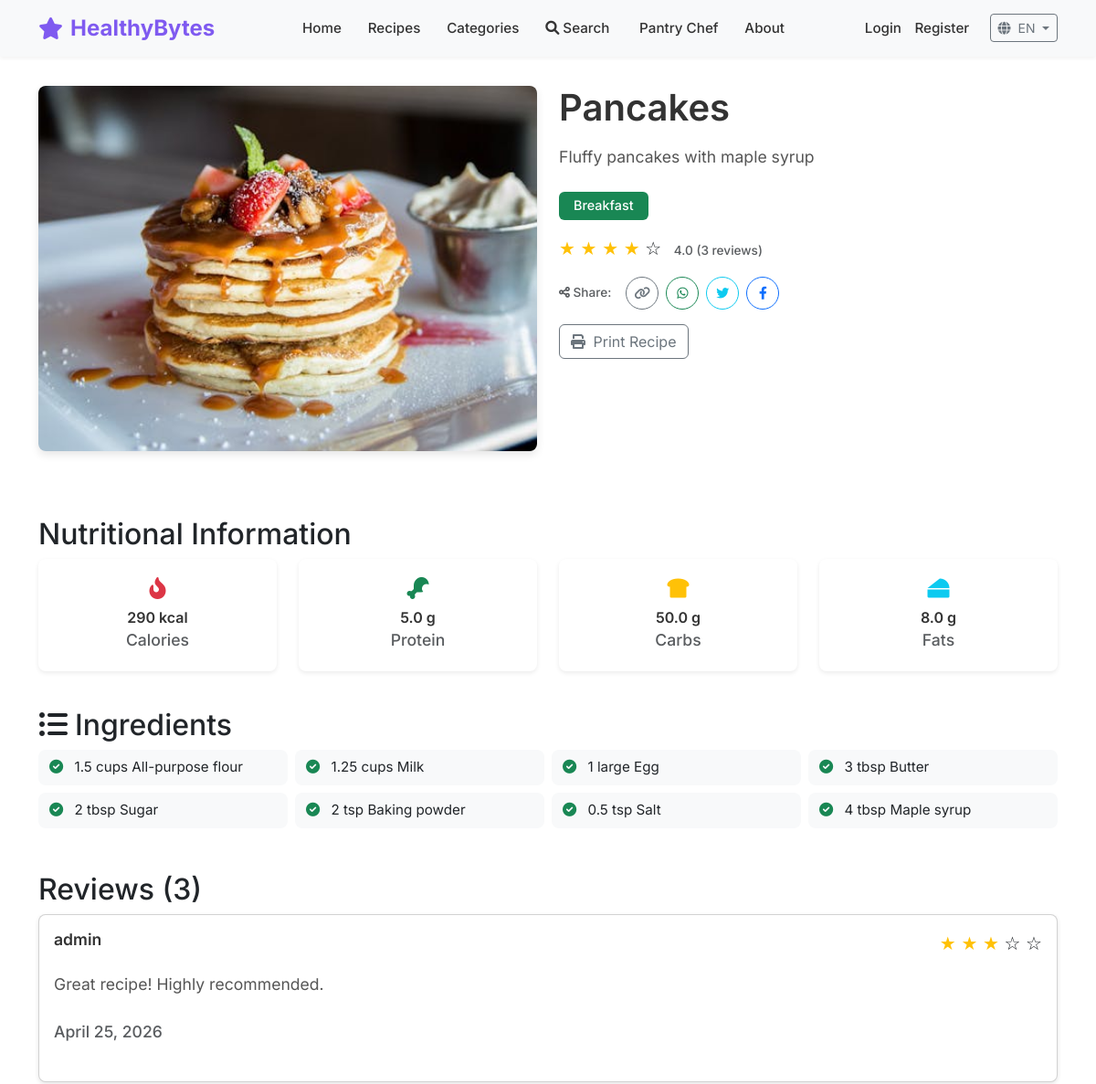
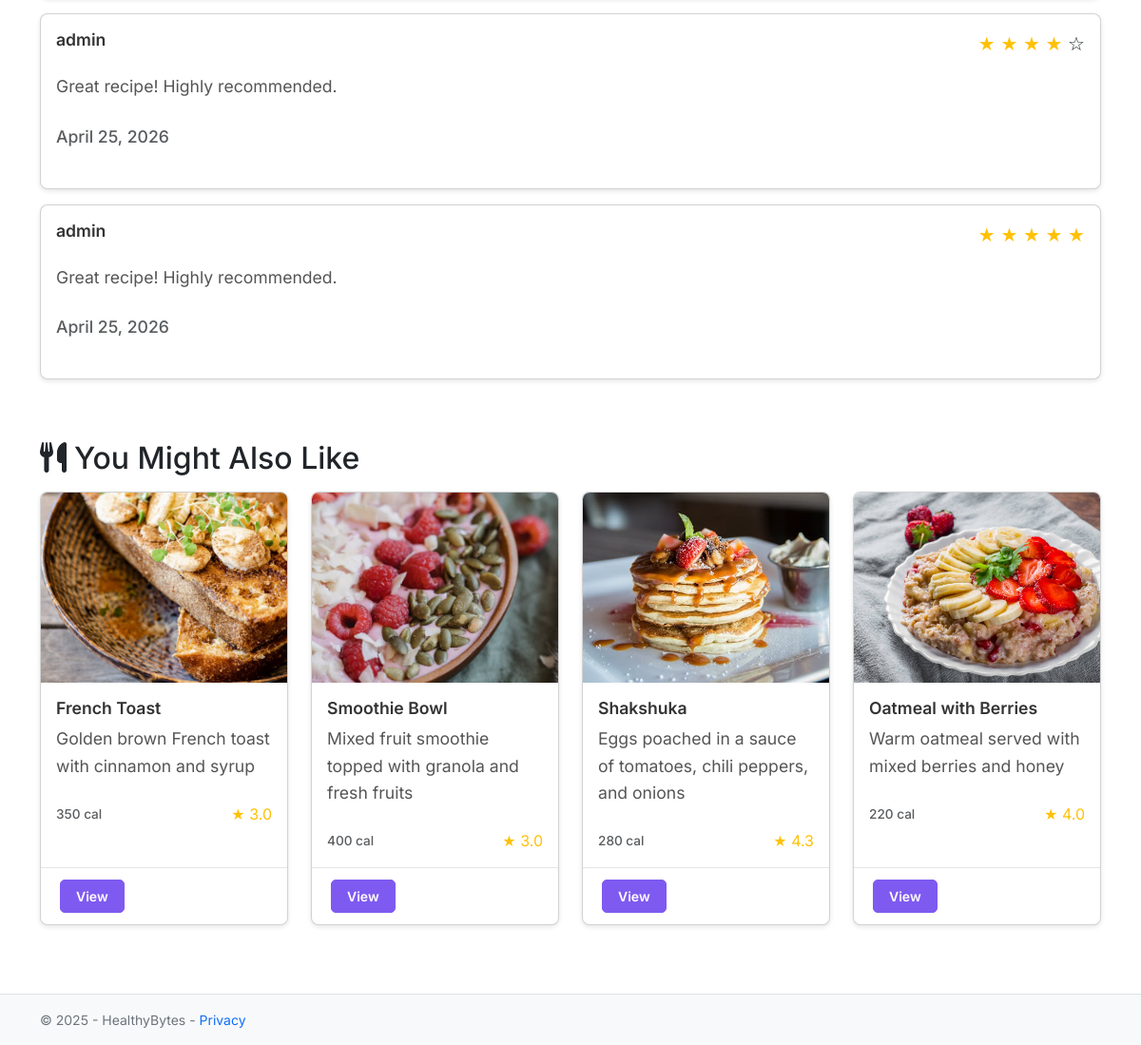
/recipe/1, run on the app's committed database (2 pictures, top to bottom).
### app/models.py (models this page shows, shortened)
class Recipe(db.Model):
    id = db.Column(db.Integer, primary_key=True)
    title = db.Column(db.String(100), nullable=False)
    description = db.Column(db.Text, nullable=False)
    calories = db.Column(db.Integer, nullable=True)
    protein = db.Column(db.Float, nullable=True)
    carbs = db.Column(db.Float, nullable=True)
    fats = db.Column(db.Float, nullable=True)
    image_file = db.Column(db.String(20), nullable=True, default='default_recipe.jpg')
    category_id = db.Column(db.Integer, db.ForeignKey('category.id'), nullable=False)
    reviews = db.relationship('Review', backref='recipe', lazy=True)
    ingredients = db.relationship('Ingredient', backref='recipe', lazy=True)
    @property
    def average_rating(self):
        if not self.reviews:
            return 0
        return sum(r.rating for r in self.reviews) / len(self.reviews)
    @property
    def review_count(self):
        return len(self.reviews)

class Category(db.Model):
    id = db.Column(db.Integer, primary_key=True)
    name = db.Column(db.String(100), nullable=False)
    description = db.Column(db.Text, nullable=True)
    recipes_count = db.Column(db.Integer, default=0)
    recipes = db.relationship('Recipe', backref='category', lazy=True)

class Ingredient(db.Model):
    id = db.Column(db.Integer, primary_key=True)
    name = db.Column(db.String(100), nullable=False)
    quantity = db.Column(db.String(50), nullable=True)
    unit = db.Column(db.String(30), nullable=True)
    recipe_id = db.Column(db.Integer, db.ForeignKey('recipe.id'), nullable=False)

class Review(db.Model):
    id = db.Column(db.Integer, primary_key=True)
    rating = db.Column(db.Integer, nullable=False)
    content = db.Column(db.Text, nullable=True)
    date_posted = db.Column(db.DateTime, nullable=False, default=datetime.utcnow)
    user_id = db.Column(db.Integer, db.ForeignKey('user.id'), nullable=False)
    recipe_id = db.Column(db.Integer, db.ForeignKey('recipe.id'), nullable=False)

class User(db.Model, UserMixin):
    id = db.Column(db.Integer, primary_key=True)
    username = db.Column(db.String(150), unique=True, nullable=False)
    email = db.Column(db.String(150), unique=True, nullable=False)
    password = db.Column(db.String(60), nullable=False)
    profile_image = db.Column(db.String(120), nullable=True, default='default-profile.png')
    favorites = db.relationship('Recipe', secondary=favorites,
                                backref=db.backref('favorited_by', lazy='dynamic'))
    reviews = db.relationship('Review', backref='author', lazy=True)
    meal_plans = db.relationship('MealPlan', backref='user', lazy=True)

### app/blueprints/recipes/routes.py (the view)
@recipes.route('/recipe/<int:recipe_id>')
def recipe_detail(recipe_id):
    recipe = Recipe.query.get_or_404(recipe_id)
    reviews = Review.query.filter_by(recipe_id=recipe_id).order_by(Review.date_posted.desc()).all()
    related = Recipe.query.filter(
        Recipe.category_id == recipe.category_id,
        Recipe.id != recipe.id
    ).order_by(db.func.random()).limit(4).all()
    return render_template('recipe_detail.html', recipe=recipe, reviews=reviews, related=related)

### app/blueprints/recipes/templates/recipe_detail.html (shortened to what this page needs)
{% extends "base.html" %}
{% block content %}
<div class="recipe-detail">
    <div class="row">
        <div class="col-md-6">
            <div class="recipe-detail-image-container">
                <img src="{{ url_for('static', filename='images/recipes/' + recipe.image_file) }}"
                     alt="{{ recipe.title }}"
                     class="img-fluid rounded">
            </div>
        </div>
        <div class="col-md-6">
            <h1>{{ _(recipe.title) }}</h1>
            <p>{{ _(recipe.description) }}</p>
            <div class="mb-3">
                <span class="badge bg-success">{{ _(recipe.category.name) }}</span>
            </div>
            <div class="mb-3">
                <div class="rating">
                    {% set avg = recipe.average_rating %}
                    {% for i in range(1, 6) %}
                        {% if i <= avg|round|int %}
                            <span class="text-warning">★</span>
                        {% elif i - 0.5 <= avg %}
                            <span class="text-warning">★</span>
                        {% else %}
                            <span>☆</span>
                        {% endif %}
                    {% endfor %}
                    <span class="text-muted ms-2">
                        {% if recipe.review_count > 0 %}
                            {{ "%.1f"|format(avg)|ar_nums }} ({{ ar_nums(recipe.review_count) }} {{ _('review') if recipe.review_count == 1 else _('reviews') }})
                        {% else %}
                            {{ _('No reviews yet') }}
                        {% endif %}
                    </span>
                </div>
            </div>
            <div class="social-share mb-3">
                <span class="text-muted me-2"><i class="fas fa-share-alt"></i> {{ _('Share:') }}</span>
                <button class="btn btn-sm btn-outline-secondary share-btn" onclick="copyRecipeLink()" title="Copy Link">
                    <i class="fas fa-link"></i>
                </button>
                <a href="https://wa.me/?text={{ recipe.title }}%20-%20{{ request.url }}" target="_blank"
                   class="btn btn-sm btn-outline-success share-btn" title="WhatsApp">
                    <i class="fab fa-whatsapp"></i>
                </a>
                <a href="https://twitter.com/intent/tweet?text=Check%20out%20this%20recipe:%20{{ recipe.title }}&url={{ request.url }}" target="_blank"
                   class="btn btn-sm btn-outline-info share-btn" title="Twitter/X">
                    <i class="fab fa-twitter"></i>
                </a>
                <a href="https://www.facebook.com/sharer/sharer.php?u={{ request.url }}" target="_blank"
                   class="btn btn-sm btn-outline-primary share-btn" title="Facebook">
                    <i class="fab fa-facebook-f"></i>
                </a>
            </div>
            <button class="btn btn-outline-secondary mb-3" onclick="window.print()">
                <i class="fas fa-print me-1"></i> {{ _('Print Recipe') }}
            </button>
        </div>
    </div>
    <div class="row mt-5">
        <div class="col-12">
            <h2>{{ _('Nutritional Information') }}</h2>
            <div class="row">
                <div class="col-md-3 mb-3">
                    <div class="card nutrition-card">
                        <div class="card-body text-center">
                            <i class="fas fa-fire-alt nutrition-icon text-danger"></i>
                            <h5 class="card-title mt-2">{{ ar_nums(recipe.calories) }} {{ _('kcal') }}</h5>
                            <p class="text-muted mb-0">{{ _('Calories') }}</p>
                        </div>
                    </div>
                </div>
                <div class="col-md-3 mb-3">
                    <div class="card nutrition-card">
                        <div class="card-body text-center">
                            <i class="fas fa-drumstick-bite nutrition-icon text-success"></i>
                            <h5 class="card-title mt-2">{{ ar_nums(recipe.protein) }} g</h5>
                            <p class="text-muted mb-0">{{ _('Protein') }}</p>
                        </div>
                    </div>
                </div>
                <div class="col-md-3 mb-3">
                    <div class="card nutrition-card">
                        <div class="card-body text-center">
                            <i class="fas fa-bread-slice nutrition-icon text-warning"></i>
                            <h5 class="card-title mt-2">{{ ar_nums(recipe.carbs) }} g</h5>
                            <p class="text-muted mb-0">{{ _('Carbs') }}</p>
                        </div>
                    </div>
                </div>
                <div class="col-md-3 mb-3">
                    <div class="card nutrition-card">
                        <div class="card-body text-center">
                            <i class="fas fa-cheese nutrition-icon text-info"></i>
                            <h5 class="card-title mt-2">{{ ar_nums(recipe.fats) }} g</h5>
                            <p class="text-muted mb-0">{{ _('Fats') }}</p>
                        </div>
                    </div>
                </div>
            </div>
        </div>
    </div>
    {% if recipe.ingredients %}
    <div class="row mt-4">
        <div class="col-12">
            <h2><i class="fas fa-list-ul me-2"></i>{{ _('Ingredients') }}</h2>
            <div class="ingredients-list">
                {% for ingredient in recipe.ingredients %}
                <div class="ingredient-item">
                    <i class="fas fa-check-circle text-success me-2"></i>
                    <span>
                        {% if ingredient.quantity %}{{ ar_nums(ingredient.quantity) }}{% endif %}
                        {% if ingredient.unit %}{{ _(ingredient.unit) }}{% endif %}
                        {{ _(ingredient.name) }}
                    </span>
                </div>
                {% endfor %}
            </div>
        </div>
    </div>
    {% endif %}
    <div class="row mt-5">
        <div class="col-12">
            <h2>{{ _('Reviews') }} ({{ ar_nums(reviews|length) }})</h2>
            {% if reviews %}
                {% for review in reviews %}
                    <div class="card mb-3">
                        <div class="card-body">
                            <div class="d-flex justify-content-between">
                                <h5 class="card-title">{{ review.author.username }}</h5>
                                <div class="rating">
                                    {% for i in range(review.rating) %}
                                        <span class="text-warning">★</span>
                                    {% endfor %}
                                    {% for i in range(5 - review.rating) %}
                                        <span>☆</span>
                                    {% endfor %}
                                </div>
                            </div>
                            <p class="card-text">{{ review.content }}</p>
                            <p class="text-muted small">{{ format_date(review.date_posted, format='long')|ar_nums }}</p>
                        </div>
                    </div>
                {% endfor %}
            {% else %}
                <p>{{ _('No reviews yet. Be the first to review!') }}</p>
            {% endif %}
        </div>
    </div>
    {% if related %}
    <div class="row mt-5">
        <div class="col-12">
            <h2><i class="fas fa-utensils me-2"></i>{{ _('You Might Also Like') }}</h2>
            <div class="row mt-3">
                {% for r in related %}
                <div class="col-md-3 mb-4">
                    <div class="card h-100">
                        <div class="card-img-container">
                            <img src="{{ url_for('static', filename='images/recipes/' + r.image_file) }}"
                                 class="card-img-top" alt="{{ r.title }}">
                        </div>
                        <div class="card-body">
                            <h5 class="card-title">{{ _(r.title) }}</h5>
                            <p class="card-text">{{ _(r.description)|truncate(80) }}</p>
                            <div class="d-flex justify-content-between align-items-center">
                                <span class="text-muted">{{ ar_nums(r.calories) }} {{ _('cal') }}</span>
                                {% if r.average_rating > 0 %}
                                <span class="text-warning">★ {{ "%.1f"|format(r.average_rating)|ar_nums }}</span>
                                {% endif %}
                            </div>
                        </div>
                        <div class="card-footer bg-transparent">
                            <a href="{{ url_for('recipes.recipe_detail', recipe_id=r.id) }}" class="btn btn-primary">{{ _('View') }}</a>
                        </div>
                    </div>
                </div>
                {% endfor %}
            </div>
        </div>
    </div>
    {% endif %}
</div>
<div class="position-fixed bottom-0 end-0 p-3" style="z-index: 11">
</div>
{% endblock %}

### data on the page
Recipe: image_file (picture), calories "290", protein "5.0", carbs "50.0", fats "8.0"
Ingredient: quantity "1.5"
Ingredient: quantity "1.25"
Ingredient: quantity "1"
Ingredient: quantity "3"
Ingredient: quantity "2"
Ingredient: quantity "2"
Ingredient: quantity "0.5"
Ingredient: quantity "4"
Review: author.username "admin", rating 3 (drawn), content "Great recipe! Highly recommended.", date_posted "April 25, 2026"
Review: author.username "admin", rating 4 (drawn), content "Great recipe! Highly recommended.", date_posted "April 25, 2026"
Review: author.username "admin", content "Great recipe! Highly recommended.", date_posted "April 25, 2026"
Recipe: image_file (picture), calories "350"
Review: rating "3.0"
Recipe: image_file (picture), calories "400"
Review: rating "3.0"
Recipe: image_file (placeholder picture), calories "280"
Review: rating.rating "4.3"
Recipe: image_file (picture), calories "220"
Review: rating.rating "4.0"

### other printed values
{{ get_locale()|upper }} "EN"
{{ "%.1f"|format(avg)|ar_nums }} "4.0"
{{ ar_nums(recipe.review_count) }} "3"
{{ ar_nums(reviews|length) }} "3"
